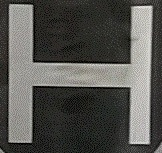
#> input picture Landing-on-a-Moving-Platform/data/H.jpg, 162 x 153 px, given in place of the camera
$ python drone2.py   (older library calls are emulated)
#> lines starting #> are read from the running program, lines starting #| are printed output that depends on the picture; after the words box and inside, x2 and y2 are one past the last pixel; in counts of white or black regions, pixels touching at a corner belong together
#> further down, frame is the input picture: shape (153, 162, 3); mean B, G, R 79.8, 83.8, 84.2
# USAGE
# python drone.py --video FlightDemo.mp4

# import the necessary packages
import argparse
import cv2

# construct the argument parse and parse the arguments
ap = argparse.ArgumentParser()
ap.add_argument("-v", "--video", help="path to the video file")
args = vars(ap.parse_args())

# load the video
camera = cv2.VideoCapture(args["video"])


class ShapeRecognition():
    def __init__(self, img):
        self.img = img
        self.edged = self.pre_processsing()
        self.circle_list = []
        self.inner_most_list = []
        self.h_list = []

    def pre_processsing(self):
        gray = cv2.cvtColor(self.img, cv2.COLOR_BGR2GRAY)
        blurred = cv2.GaussianBlur(gray, (7, 7), 0)
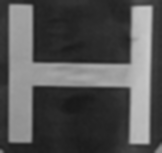
#> blurred: shape (153, 162); min 24, max 202, mean 83.5
        edged = cv2.Canny(blurred, 50, 150)
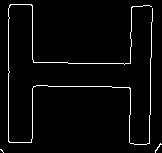
#> edged: shape (153, 162); 3.2% white in thin lines or dots
        cv2.imshow('edged', edged)
        return edged

    def find_inner_most(self):
        # hierarchy: an array of four values : [Next, Previous, First_Child, Parent]
        im2, contours, hierarchy = cv2.findContours(self.edged, cv2.RETR_TREE, cv2.CHAIN_APPROX_SIMPLE)
#> contours = 3 contours, all with area under 20
        index = 0
        hierarchy = hierarchy[0]
        for component in zip(contours, hierarchy):
            currentContour = component[0]
            currentHierarchy = component[1]
            print(currentHierarchy[2])
            if currentHierarchy[2] < 0:
                if currentHierarchy[3] > 0:
                    self.inner_most_list.append([currentContour, index])

                    c = contours[index]
                    peri = cv2.arcLength(c, True)
                    approx = cv2.approxPolyDP(c, 0.02 * peri, True)
                    area = cv2.contourArea(c)

                    if ((len(approx) > 8) & (len(approx) < 23) & (area > 30)):
                        self.h_list.append(c)

            index = index + 1
#> this loop made 3 passes
#> currentHierarchy on passes 1 to 3: [1, -1, -1, -1], [2, 0, -1, -1], [-1, 1, -1, -1]
#| -1
#| -1
#| -1
#> after the loop, index = 3; self.h_list = []; self.inner_most_list = []

        cv2.drawContours(self.img, self.h_list, -1, (255, 0, 0), 2)
        cv2.imshow("inner_most", self.img)

    # @todo 找出inner most的parent，其实hierarchy中第三，第4个 参数已经可以做了
    def find_parent_of_inner_most(self):
        pass

    def find_center(self):
        pass

    # 首先把所有的点分类，然后计算类别
    # [47 lines left out: functions find_h, find_rectangle, not called in this run]


# keep looping
while True:
    # grab the current frame and initialize the status text
    (grabbed, frame) = camera.read()
    # status = "No Targets"

    # check to see if we have reached the end of the
    # video
    if not grabbed:
        break

    frame_class = ShapeRecognition(frame)
    frame_class.find_inner_most()

cv2.waitKey(0)
# cleanup the camera and close any open windows
camera.release()
cv2.destroyAllWindows()
